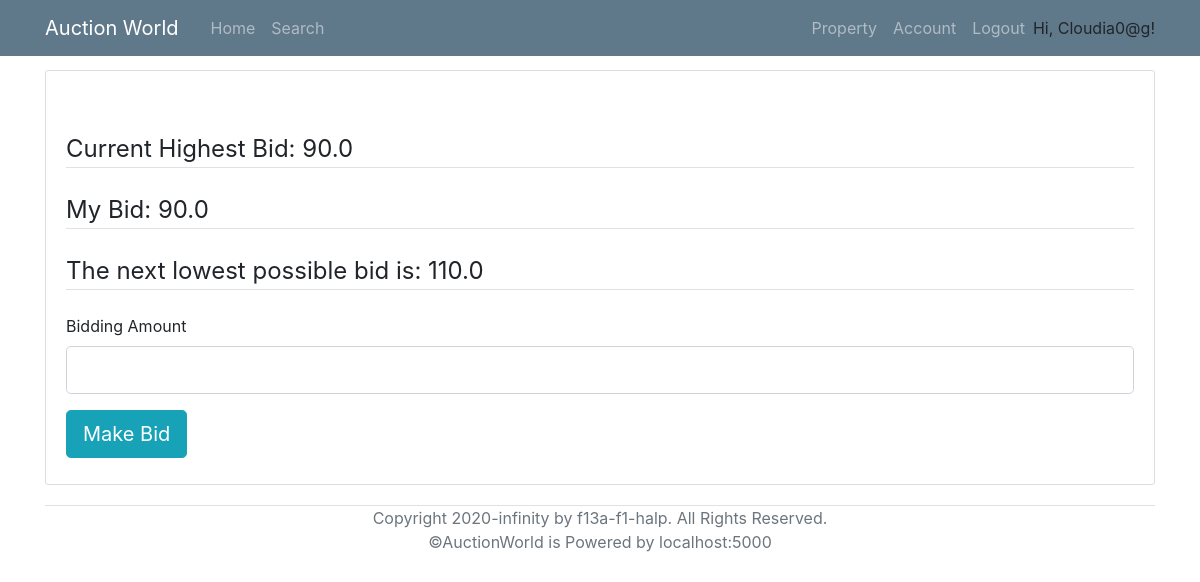
The app's page /viewAuction/2 (signed in), older data.
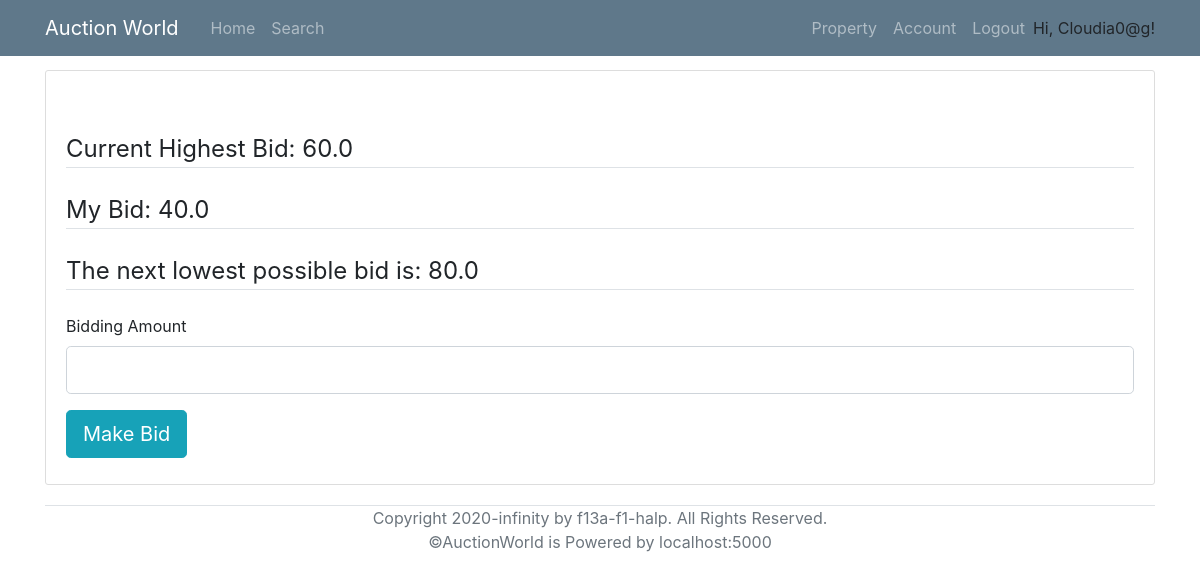
The same page, newer data.
### models.py (models this page shows)
class Bid(db.Model):
    __tablename__ = 'Bid'
    id = db.Column(db.Integer, primary_key=True)
    BidderID = db.Column(db.Integer, db.ForeignKey('User.id'), nullable=False)
    AuctionID = db.Column(db.Integer, db.ForeignKey('AuctionDetails.id'), nullable=False)
    Amount = db.Column(db.Float, nullable=False)

### routes.py (the view, shortened to what this page needs)
@app.route("/viewAuction/<AuctionID_>", methods=['GET', 'POST'])
@login_required
def viewAuction(AuctionID_):
    user = User.query.filter_by(login_name=current_user.login_name).first_or_404()
    auction = AuctionDetails.query.filter_by(id = AuctionID_).first_or_404()
    property_ = Property.query.get(auction.PropertyID)
    if auction.SellerID == current_user.id:
        return redirect(url_for('changeAuctionDetails', AuctionID_ = auction.id))
    if auction.AuctionEnd > datetime.now():
        registeredBefore = RegisteredAssociation.query.filter_by(RegisteredBidderID=user.id, PropertyID =property_.id).first()
        if not registeredBefore:
            flash(f'Congrats! You registered the auction successfully, this property is in your watching list right now.', 'success')
            register = RegisteredAssociation(RegisteredBidderID=user.id, PropertyID = property_.id)
            db.session.add(register)
            db.session.commit()
    else:
        flash(f'This auction has already ended', 'warning')
        return redirect(url_for('home'))
    highestBid = Bid.query.filter_by(AuctionID = AuctionID_).order_by(Bid.Amount)
    highestAmount = 0
    for amount in highestBid:
        highestAmount = amount.Amount
    myBid = 0
    myBids = Bid.query.filter_by(AuctionID = AuctionID_, BidderID = user.id).order_by(Bid.Amount)
    for amount in myBids:
        myBid = amount.Amount
    nextLow = auction.MinBiddingGap + highestAmount
    form = MakeBidForm()
    return render_template('viewAuction.html', form = form, highestBid = highestAmount, myBid = myBid, nextLow = nextLow)

### forms.py
class MakeBidForm(FlaskForm):
    newBid = DecimalField('Bidding Amount', validators=[DataRequired()])
    submitBid = SubmitField('Make Bid')

### models.py (called while the page is built)
@login_manager.user_loader
def load_user(id):
    return User.query.get(id)

### templates/viewAuction.html (shortened to what this page needs)
{% extends "base.html" %}
{% block content %}
    <div class="content-section">
    	<form action="" method= "POST" style="margin-top: 50px;" novalidate>
    		<fieldset class="form-group">
    			<legend class="border-bottom mb-4">Current Highest Bid: {{highestBid}}</legend>
                <legend class="border-bottom mb-4">My Bid: {{myBid}}</legend>
                <legend class="border-bottom mb-4">The next lowest possible bid is: {{nextLow}}</legend>
                {{ form.newBid.label(class="form-control-label") }}
                {% if form.newBid.errors %}
                    {{ form.newBid(class="form-control form-control-lg is-invalid") }}
                    <div class="invalid-feedback">
                        {% for error in form.newBid.errors %}
                            <span>{{ error }}</span>
                        {% endfor %}
                    </div>
                {% else %}
                    {{ form.newBid(class="form-control form-control-lg") }}
                {% endif %}
    		</fieldset>
            <div class="form-group">
                {{ form.submitBid(class="btn btn-info btn-lg") }}
            </div>
    	</form>
    </div>
{% endblock content %}

Row changes from the older to the newer data that the page shows:
removed Bid: Amount "90.0"
now on this page (row unchanged): Bid: Amount "60.0"
now on this page (row unchanged): Bid: Amount "40.0"
Text that changed along with them:
{{ nextLow }}: "110.0" → "80.0"
